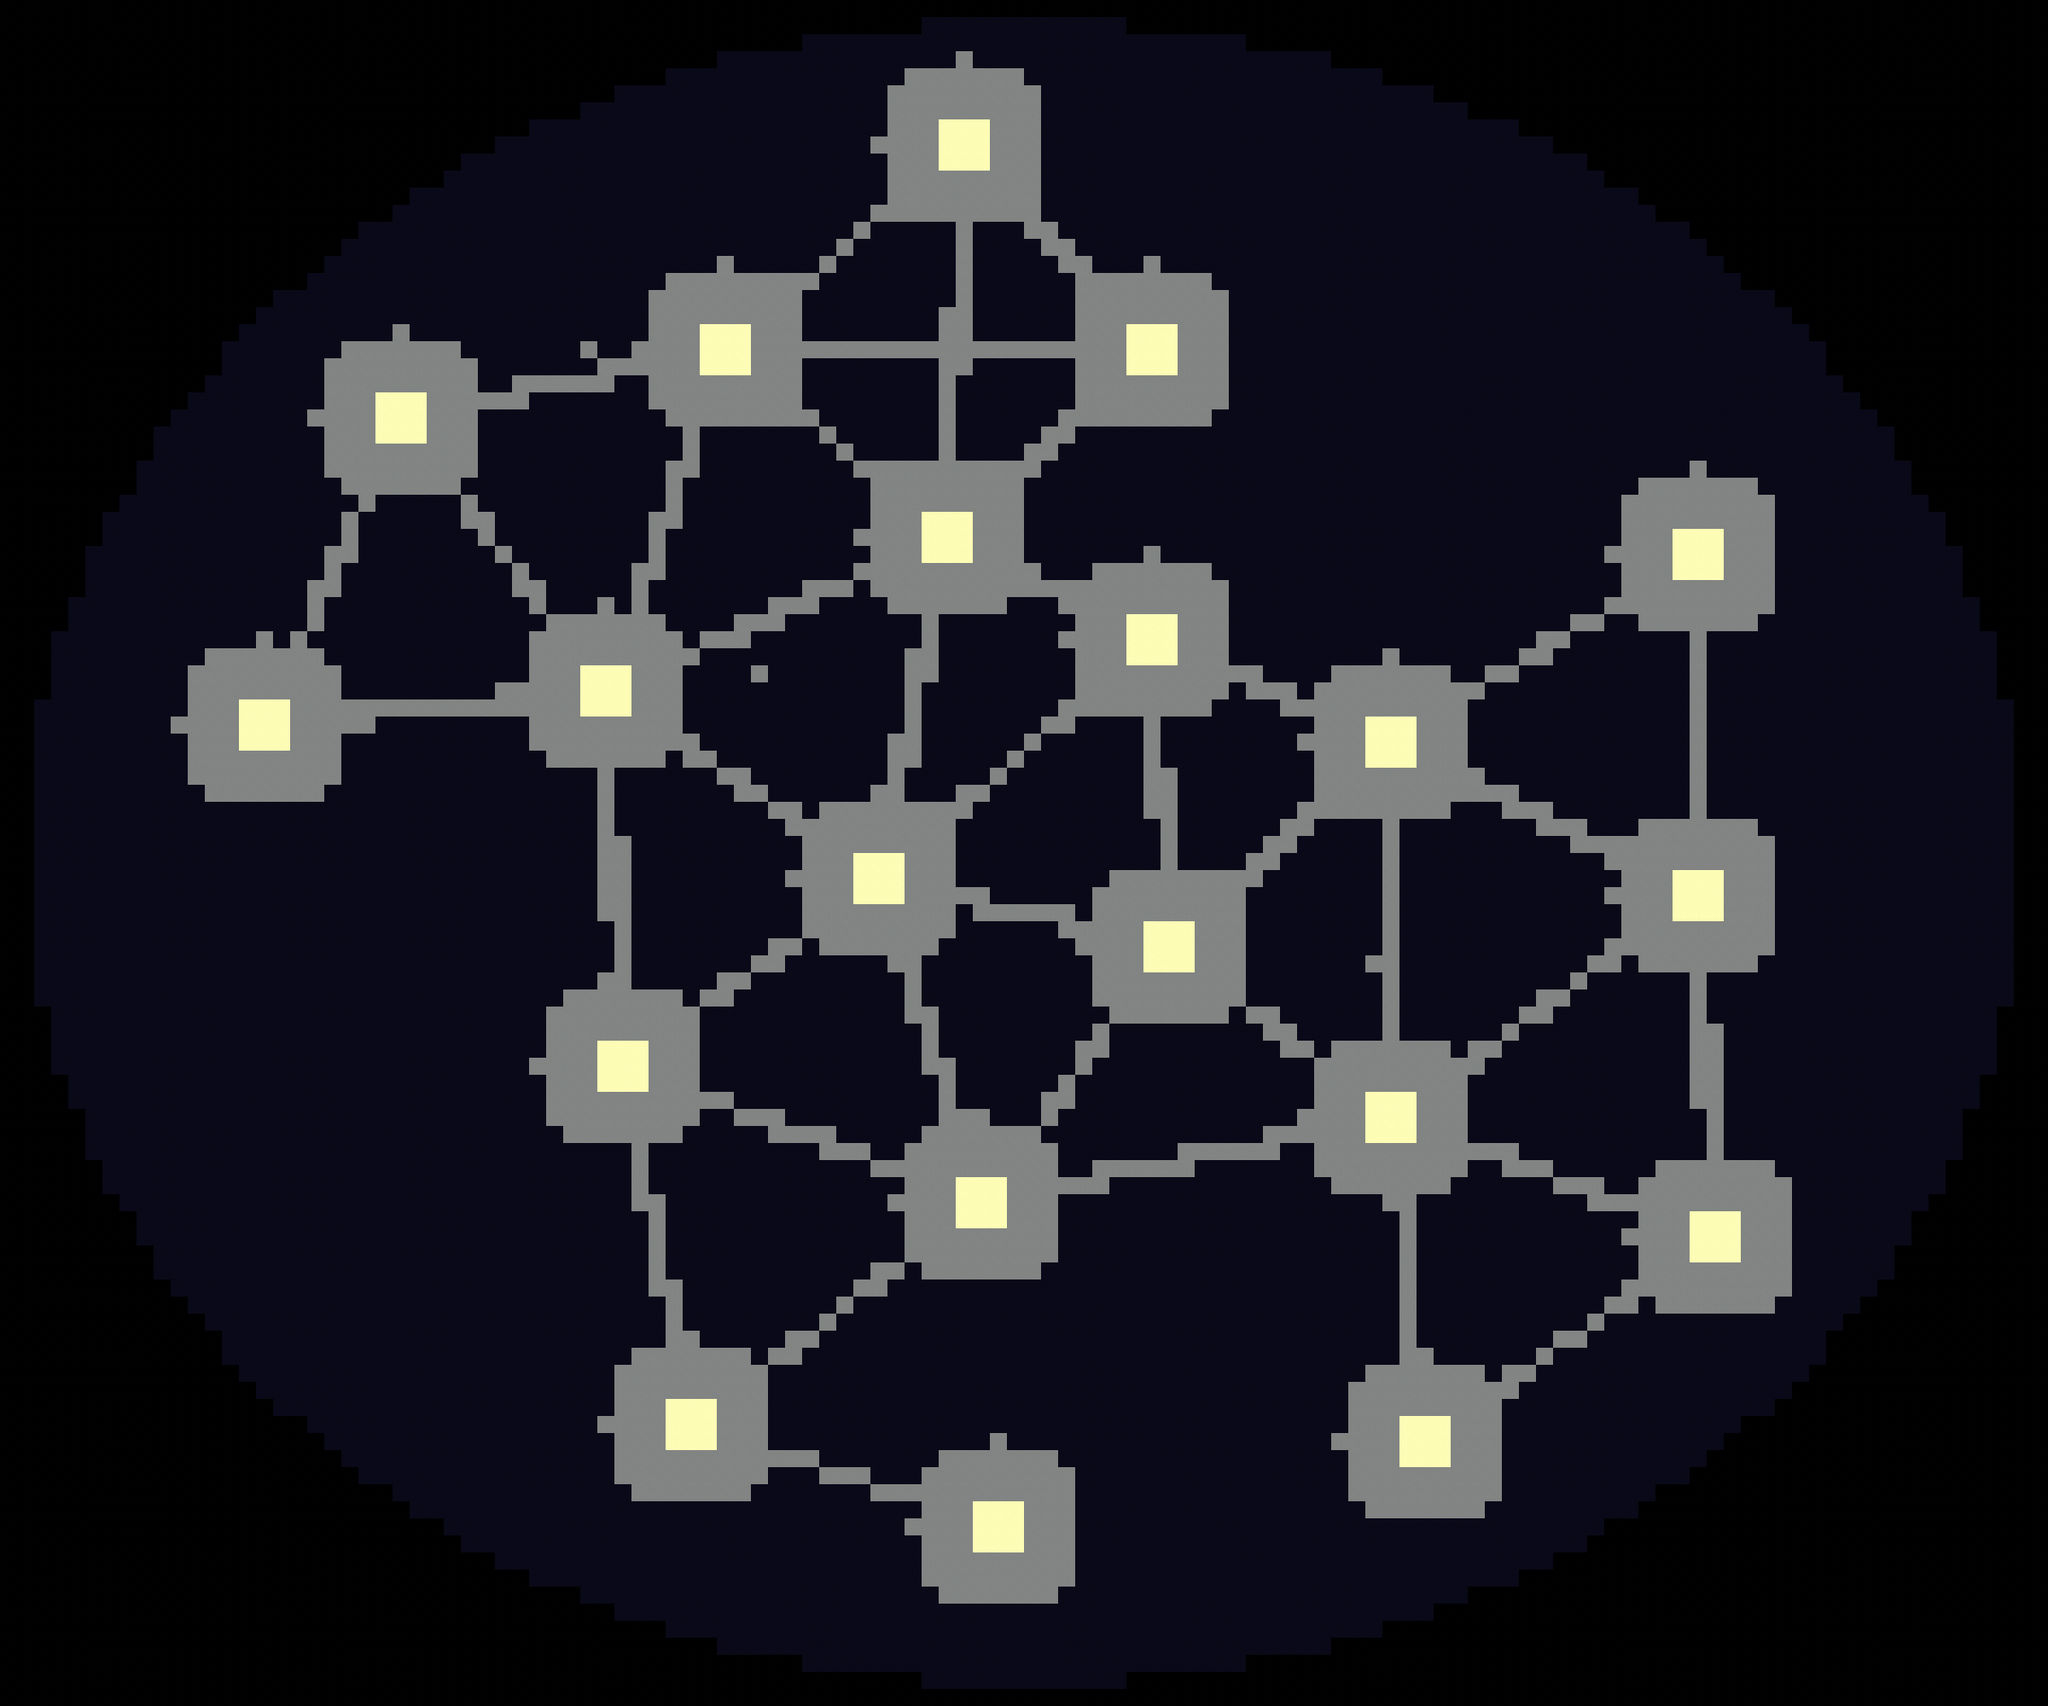

Tiled map render using the project's own tile images. Description and the map definition, with tile-layer contents summarised, below:
An orthogonal 120x100 tile map with 20x20 px tiles, 3 tile layers (Ground, Items, Units) and 561 objects (200x unitDetect, 120x changeCredits, 100x unitAdd, 24x mapText, 20x unitRemove, ...).

<map version="1.10" tiledversion="1.10.2" orientation="orthogonal" renderorder="right-down" width="120" height="100" tilewidth="20" tileheight="20" infinite="0" nextlayerid="6" nextobjectid="562">
  <tileset firstgid="1" source="群星地块.tsx" />
  <layer id="1" name="Ground" width="120" height="100">
    <data>[12000 cells, 12000 non-empty, 4 distinct tile ids]</data>
  </layer>
  <layer id="2" name="Items" width="120" height="100">
    <data>[12000 cells, 0 non-empty, 0 distinct tile ids]</data>
  </layer>
  <layer id="3" name="Units" width="120" height="100">
    <data>[12000 cells, 0 non-empty, 0 distinct tile ids]</data>
  </layer>
  <objectgroup name="Triggers" visible="0" id="4">
    <!-- 561 objects omitted --></objectgroup>
  <objectgroup name="UnitObject" id="5">
    <!-- 10 objects omitted --></objectgroup>
</map>
<!-- 561 of 561 objects omitted -->